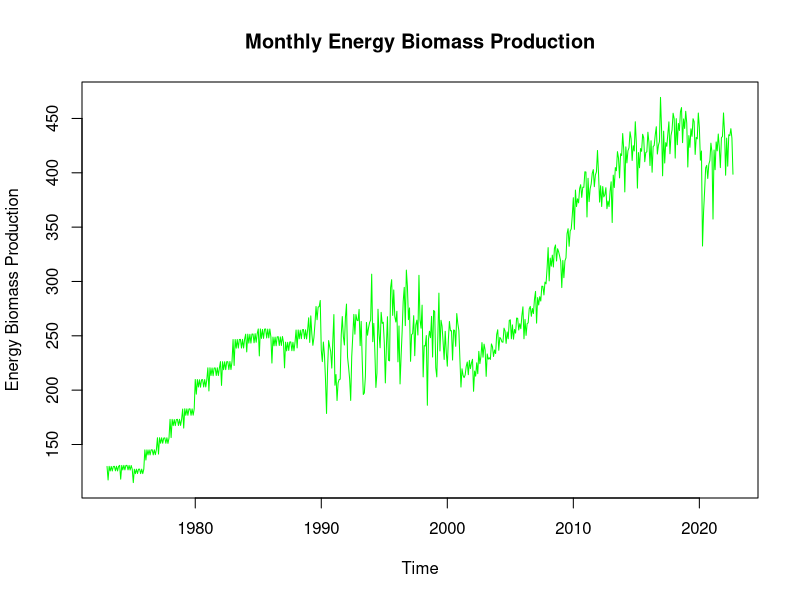
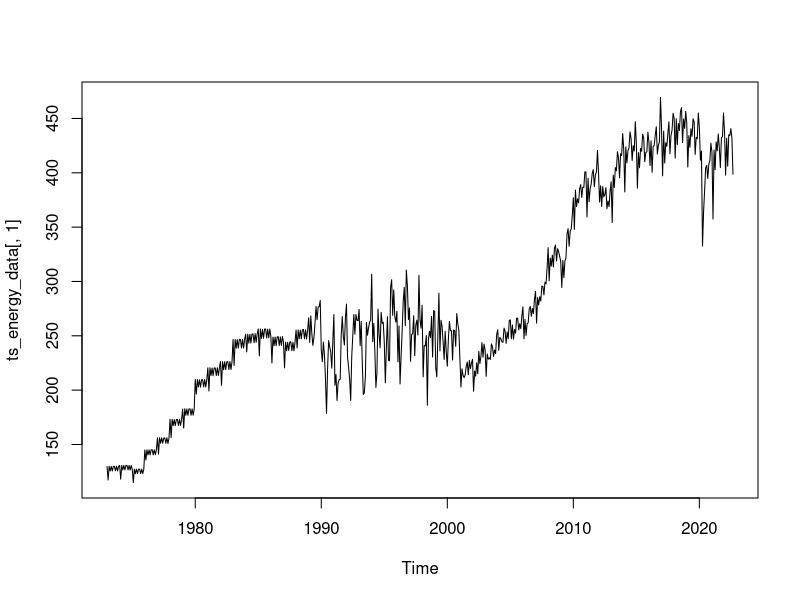

Write the R code that produced these figures, in order.
## ---- chunk 1
#Load/install required package here
library(dplyr)
library(tseries)
library(forecast)
library(lubridate)
## ---- chunk 2
#Importing data set
getwd()
energy_data <- read.csv(file = "./Data/Table_10.1_Renewable_Energy_Production_and_Consumption_by_Source-Edit.csv", header = TRUE, dec = ".")
## ---- chunk 3
#select columns; will include the time column to practice reformatting date
energy_data <- energy_data %>%
  select(1,4:6)
head(energy_data)

#Transform date column
Date <- ym(energy_data[,1])
#reintroduce transformed date column to data set
energy_data <- cbind(Date, energy_data[,2:4])
head(energy_data)
## ---- chunk 4
#ts transformation
ts_energy_data <- ts(energy_data[,2:4], frequency = 12, start = c(1973,1)) 
ts_energy_data
## ---- chunk 5
#Total Biomass Energy Production
mean(ts_energy_data[,1])
sd(ts_energy_data[,1])

#Total Renewable Energy Production
mean(ts_energy_data[,2])
sd(ts_energy_data[,2])

#Hydroelectric Power Consumption
mean(ts_energy_data[,3])
sd(ts_energy_data[,3])
## ---- chunk 6
#Total Biomass Energy Production
plot(ts_energy_data[,1],type = "l", main = "Monthly Energy Biomass Production",
        ylab = "Energy Biomass Production",
        col="green")

## ---- chunk 7
#Total Renewable Energy Production
plot(ts_energy_data[,1])
## ---- chunk 8
#Hydroelectric Power Consumption

## ---- chunk 9

## ---- chunk 10

## ---- chunk 11

